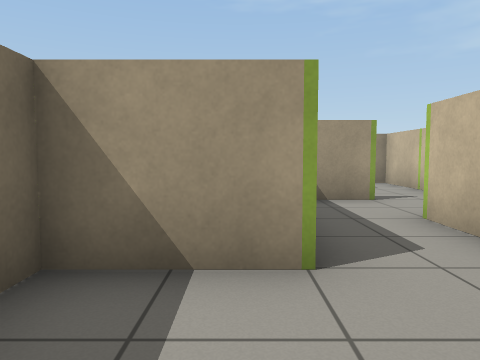
View 1 (above)

15 first-person views from a walk through a robot-simulator world made for Gazebo. The camera is 0.83 m above the floor, tilts 4° down and sees 70° across. The floor is counted in squares, 1 m on a side. Each view is taken from the middle of a square. On the plan, view 1 faces up. The plan holds only what a view shows up to about 11 squares ahead; the rest is blank.

View 2
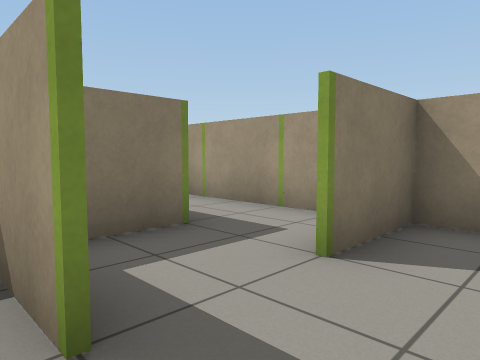

View 3
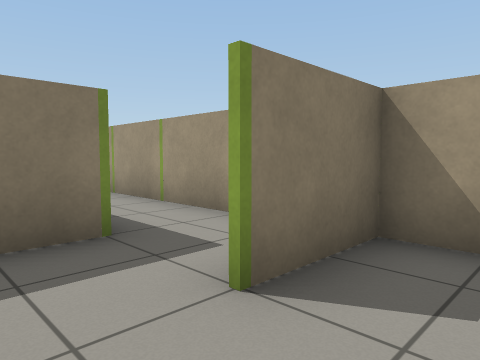

View 4
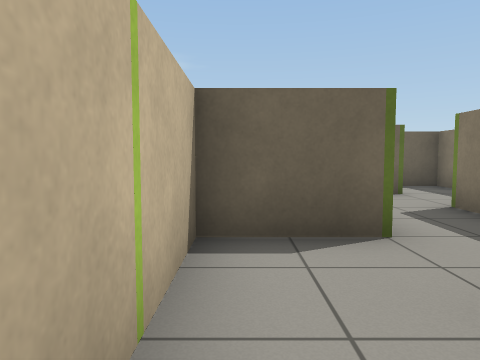

View 5
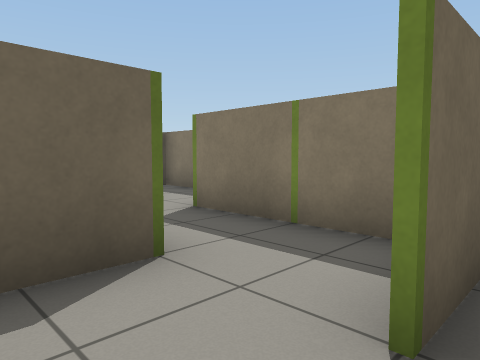

View 6
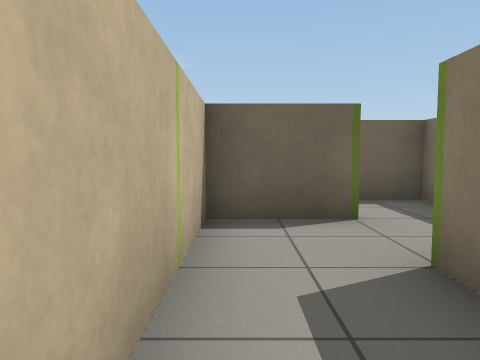

View 7
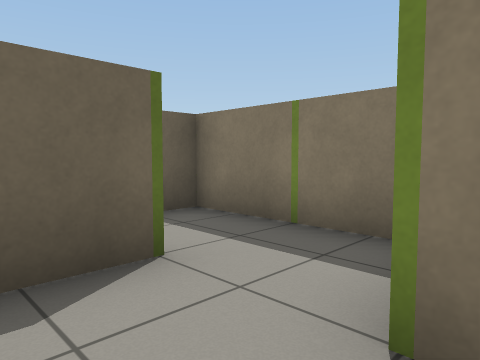

View 8
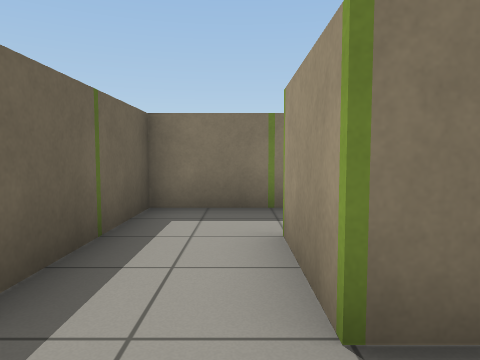

View 9
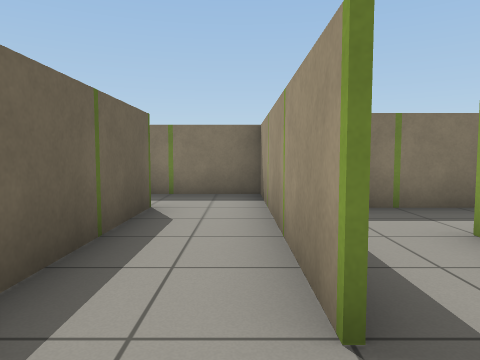

View 10
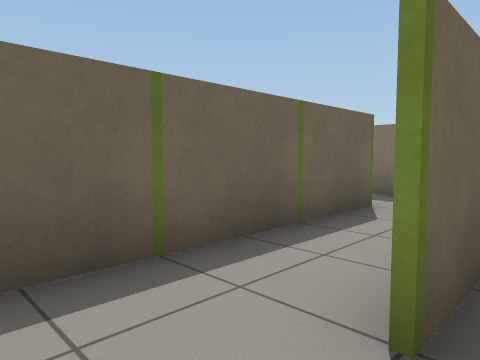

View 11
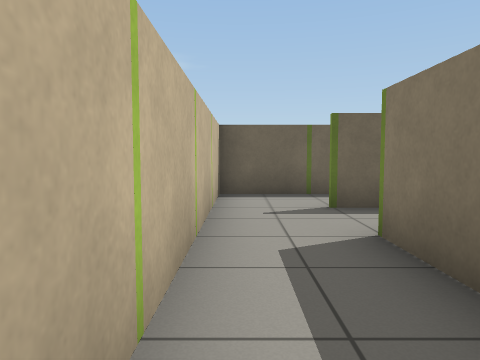

View 12
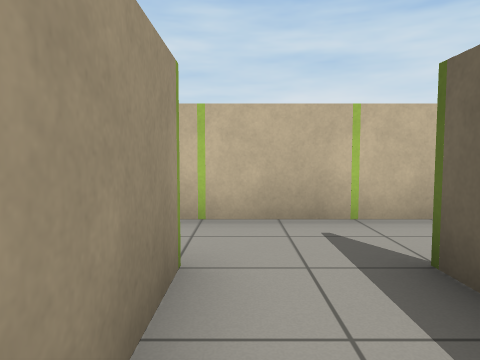

View 13
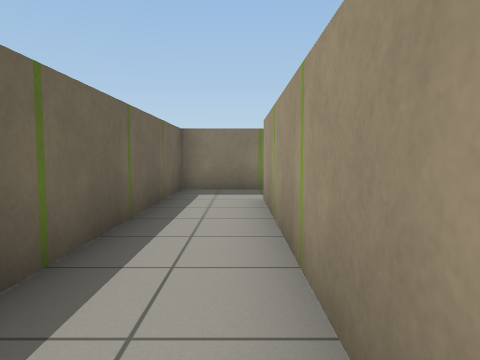

View 14
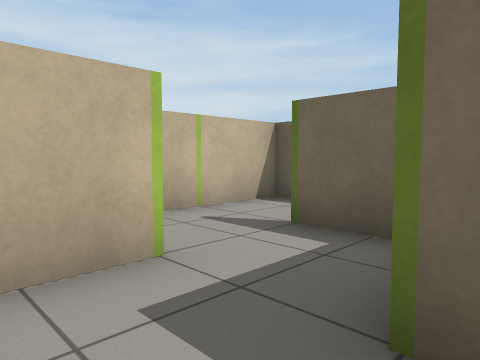

View 15
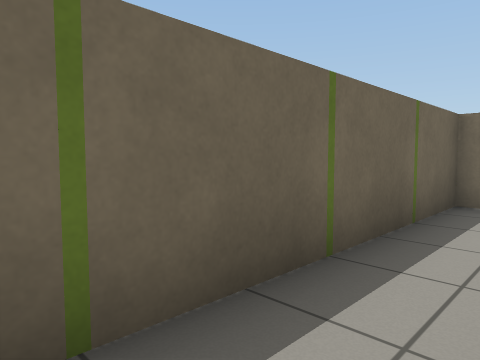

### Floor plan
Ten units are one square. View 1 is at (0, 0); x grows to the right and y downward. Boxes are objects, and circles mark ways between rooms. Rooms are numbered by the first view taken in them; rooms with no view inside come last. Other rooms are left out.
<svg viewBox="-40 -120 100 170">
<path fill="none" stroke="#000" d="M-5 34 44 34 44 -5M25 15 -34 15 -34 38M-15 -5 -15 14 25 14M26 -4 14 -4M24 -85 24 -96M25 -65 13 -65 25 -65M26 -105 26 -85M5 -86 5 -72M5 -58 5 -46M24 -46 44 -46 44 -105M24 -26 24 -46M5 -46 5 -24M26 -19 26 -4M44 -5 44 -35M6 -105 -24 -105M-25 -86 5 -86M5 -24 -15 -24 -15 -5M15 -6 24 -6 24 -26"/>
<rect x="-35" y="35" width="10" height="10" fill="#bbb"><title>green post</title></rect>
<rect x="-25" y="15" width="10" height="10" fill="#bbb"><title>other object</title></rect>
<rect x="-15" y="25" width="10" height="10" fill="#bbb"><title>green post</title></rect>
<rect x="-15" y="-5" width="10" height="10" fill="#bbb"><title>green post</title></rect>
<rect x="5" y="25" width="10" height="10" fill="#bbb"><title>green post</title></rect>
<rect x="5" y="5" width="10" height="10" fill="#bbb"><title>green post</title></rect>
<rect x="15" y="5" width="20" height="20" fill="#bbb"><title>green post</title></rect>
<rect x="15" y="-5" width="20" height="10" fill="#bbb"><title>green post</title></rect>
<rect x="25" y="25" width="10" height="10" fill="#bbb"><title>green post</title></rect>
<rect x="45" y="15" width="10" height="10" fill="#bbb"><title>green post</title></rect>
<rect x="45" y="-5" width="10" height="10" fill="#bbb"><title>green post</title></rect>
<rect x="5" y="-95" width="10" height="20" fill="#bbb"><title>green post</title></rect>
<rect x="15" y="-75" width="20" height="20" fill="#bbb"><title>green post</title></rect>
<rect x="15" y="-95" width="20" height="20" fill="#bbb"><title>green post</title></rect>
<rect x="25" y="-55" width="10" height="10" fill="#bbb"><title>green post</title></rect>
<rect x="45" y="-65" width="10" height="10" fill="#bbb"><title>green post</title></rect>
<rect x="45" y="-85" width="10" height="10" fill="#bbb"><title>other object</title></rect>
<rect x="5" y="-45" width="10" height="10" fill="#bbb"><title>green post</title></rect>
<rect x="25" y="-25" width="10" height="10" fill="#bbb"><title>green post</title></rect>
<rect x="45" y="-25" width="10" height="10" fill="#bbb"><title>green post</title></rect>
<rect x="-15" y="-95" width="10" height="10" fill="#bbb"><title>green post</title></rect>
<rect x="-15" y="-115" width="10" height="10" fill="#bbb"><title>green post</title></rect>
<rect x="5" y="-115" width="10" height="10" fill="#bbb"><title>green post</title></rect>
<rect x="-5" y="-25" width="20" height="10" fill="#bbb"><title>green post</title></rect>
<rect x="5" y="-15" width="10" height="10" fill="#bbb"><title>green post</title></rect>
<circle cx="45" cy="-10" r="3" fill="#2a7"/>
<circle cx="5" cy="-10" r="3" fill="#2a7"/>
<circle cx="20" cy="-50" r="3" fill="#2a7"/>
<circle cx="15" cy="-90" r="3" fill="#2a7"/>
<circle cx="20" cy="-30" r="3" fill="#2a7"/>
<text x="0" y="40">1</text>
<text x="30" y="-80">2</text>
<text x="20" y="-40">3</text>
<text x="40" y="-30">4</text>
<text x="0" y="-100">5</text>
<text x="10" y="-20">6</text>
</svg>
Room 1 opens to room 4. Room 1 opens to room 6. Room 2 opens to room 3. Room 2 opens to room 5. Room 3 opens to room 6.

Where each view was taken, in squares from view 1:
view 1: 0 up, 0 right, facing up
view 2: 6 up, 4 right, facing up-left
view 3: 7 up, 4 right, facing up-left
view 4: 8 up, 4 right, facing down
view 5: 7 up, 4 right, facing down-left
view 6: 5 up, 2 right, facing down
view 7: 3 up, 2 right, facing down-left
view 8: 0 up, 4 right, facing left
view 9: 2 down, 4 right, facing left
view 10: 1 down, 4 right, facing down-left
view 11: 4 up, 4 right, facing down
view 12: 0 up, 0 right, facing right
view 13: 10 up, 1 right, facing left
view 14: 10 up, 0 right, facing down-right
view 15: 10 up, 1 left, facing down-left
